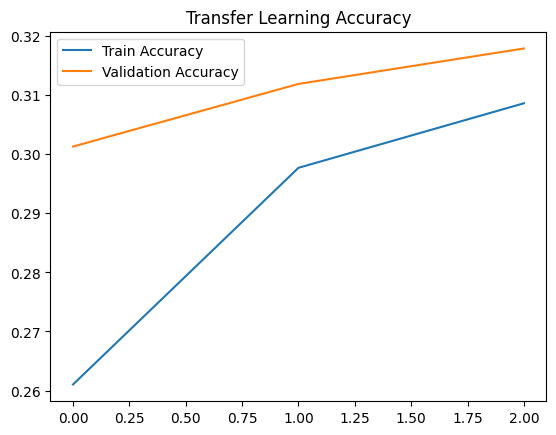

This figure's Python source:
import tensorflow as tf
from tensorflow.keras import layers, models
import matplotlib.pyplot as plt

(x_train, y_train), (x_test, y_test) = tf.keras.datasets.cifar10.load_data()

x_train = x_train / 255.0
x_test = x_test / 255.0

base_model = tf.keras.applications.MobileNetV2(
    input_shape=(32, 32, 3),
    include_top=False,
    weights="imagenet"
)

base_model.trainable = False

model = models.Sequential([
    base_model,
    layers.GlobalAveragePooling2D(),
    layers.Dense(10, activation="softmax")
])

model.compile(
    optimizer="adam",
    loss="sparse_categorical_crossentropy",
    metrics=["accuracy"]
)

history = model.fit(
    x_train, y_train,
    epochs=3,
    validation_split=0.2,
    batch_size=64
)

plt.plot(history.history["accuracy"], label="Train Accuracy")
plt.plot(history.history["val_accuracy"], label="Validation Accuracy")
plt.legend()
plt.title("Transfer Learning Accuracy")
plt.savefig("transfer_learning_accuracy.png", bbox_inches="tight")
#plt.show()
plt.clf()
